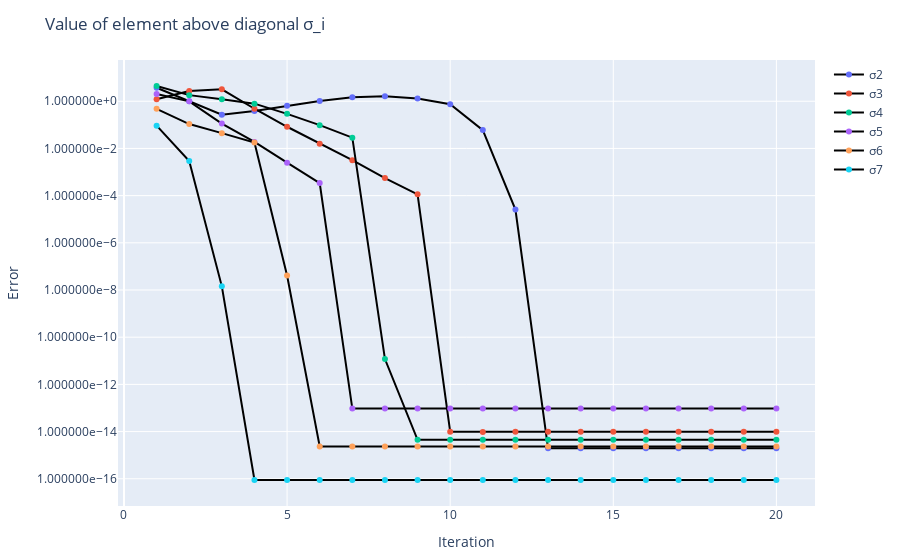

This figure's notebook cell:
### Code cell
function plot_convergence_error(error_vectors, labels)
    iterations = 1:length(error_vectors[1])
    traces = Vector{GenericTrace{Dict{Symbol, Any}}}()
    
    for (i, error_vector) in enumerate(error_vectors)
        trace = scatter(
            x = iterations,
            y = error_vector,
            mode = "lines+markers",
            marker_color = i,
            line_shape = "linear",
            name = labels[i]
        )
        push!(traces, trace)
    end
    
    layout = Layout(
        title = "Value of element above diagonal σ_i",
        xaxis_title = "Iteration",
        yaxis_title = "Error",
        yaxis_type = "log",
        yaxis_tickformat = "e",
        showlegend = true
    )
    
    plot(traces, layout)
end

error_vectors = [
    abs.(results[1, 1, :]),
    abs.(results[1, 2, :]),
    abs.(results[1, 3, :]),
    abs.(results[1, 4, :]),
    abs.(results[1, 5, :]),
    abs.(results[1, 6, :])
]
labels = ["σ2", "σ3", "σ4", "σ5", "σ6", "σ7"]
plot_convergence_error(error_vectors, labels)

### Figure 1 — Plotly figure (JSON) as saved in the notebook; plotly's stock layout.template omitted (floating-point values rounded to 4 significant figures)
{"data": [{"line": {"shape": "linear"}, "marker": {"color": 1}, "mode": "lines+markers", "name": "σ2", "type": "scatter", "x": [1, 2, 3, 4, 5, 6, 7, 8, 9, 10, 11, 12, 13, 14, 15, 16, 17, 18, 19, 20], "y": [3.722, 1.011, 0.2669, 0.3858, 0.647, 1.035, 1.468, 1.637, 1.315, 0.7516, 0.0599, 2.553e-05, 1.983e-15, 1.983e-15, 1.983e-15, 1.983e-15, 1.983e-15, 1.983e-15, 1.983e-15, 1.983e-15]}, {"line": {"shape": "linear"}, "marker": {"color": 2}, "mode": "lines+markers", "name": "σ3", "type": "scatter", "x": [1, 2, 3, 4, 5, 6, 7, 8, 9, 10, 11, 12, 13, 14, 15, 16, 17, 18, 19, 20], "y": [1.214, 2.727, 3.203, 0.4815, 0.08296, 0.01587, 0.003184, 0.0005559, 0.0001139, 9.929e-15, 9.684e-15, 9.718e-15, 9.718e-15, 9.718e-15, 9.718e-15, 9.718e-15, 9.718e-15, 9.718e-15, 9.718e-15, 9.718e-15]}, {"line": {"shape": "linear"}, "marker": {"color": 3}, "mode": "lines+markers", "name": "σ4", "type": "scatter", "x": [1, 2, 3, 4, 5, 6, 7, 8, 9, 10, 11, 12, 13, 14, 15, 16, 17, 18, 19, 20], "y": [4.408, 1.818, 1.228, 0.7897, 0.2919, 0.09685, 0.02866, 1.184e-11, 4.465e-15, 4.465e-15, 4.465e-15, 4.465e-15, 4.465e-15, 4.465e-15, 4.465e-15, 4.465e-15, 4.465e-15, 4.465e-15, 4.465e-15, 4.465e-15]}, {"line": {"shape": "linear"}, "marker": {"color": 4}, "mode": "lines+markers", "name": "σ5", "type": "scatter", "x": [1, 2, 3, 4, 5, 6, 7, 8, 9, 10, 11, 12, 13, 14, 15, 16, 17, 18, 19, 20], "y": [2.011, 0.9919, 0.1128, 0.01885, 0.002495, 0.000341, 9.476e-14, 9.475e-14, 9.475e-14, 9.475e-14, 9.475e-14, 9.475e-14, 9.475e-14, 9.475e-14, 9.475e-14, 9.475e-14, 9.475e-14, 9.475e-14, 9.475e-14, 9.475e-14]}, {"line": {"shape": "linear"}, "marker": {"color": 5}, "mode": "lines+markers", "name": "σ6", "type": "scatter", "x": [1, 2, 3, 4, 5, 6, 7, 8, 9, 10, 11, 12, 13, 14, 15, 16, 17, 18, 19, 20], "y": [0.4756, 0.1077, 0.04444, 0.01787, 4.125e-08, 2.318e-15, 2.318e-15, 2.318e-15, 2.318e-15, 2.318e-15, 2.318e-15, 2.318e-15, 2.318e-15, 2.318e-15, 2.318e-15, 2.318e-15, 2.318e-15, 2.318e-15, 2.318e-15, 2.318e-15]}, {"line": {"shape": "linear"}, "marker": {"color": 6}, "mode": "lines+markers", "name": "σ7", "type": "scatter", "x": [1, 2, 3, 4, 5, 6, 7, 8, 9, 10, 11, 12, 13, 14, 15, 16, 17, 18, 19, 20], "y": [0.09208, 0.002939, 1.426e-08, 8.916e-17, 8.913e-17, 8.913e-17, 8.913e-17, 8.913e-17, 8.913e-17, 8.913e-17, 8.913e-17, 8.913e-17, 8.913e-17, 8.913e-17, 8.913e-17, 8.913e-17, 8.913e-17, 8.913e-17, 8.913e-17, 8.913e-17]}], "layout": {"margin": {"b": 50, "l": 50, "r": 50, "t": 60}, "showlegend": true, "title": "Value of element above diagonal σ_i", "xaxis": {"title": {"text": "Iteration"}}, "yaxis": {"tickformat": "e", "title": {"text": "Error"}, "type": "log"}}}
